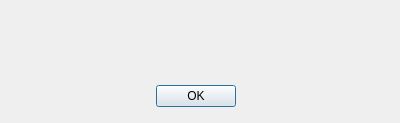
<?xml version="1.0" encoding="UTF-8"?>
<ui version="4.0">
 <class>errorDialog</class>
 <widget class="QDialog" name="errorDialog">
  <property name="geometry">
   <rect>
    <x>0</x>
    <y>0</y>
    <width>400</width>
    <height>123</height>
   </rect>
  </property>
  <property name="windowTitle">
   <string>Dialog</string>
  </property>
  <widget class="QDialogButtonBox" name="buttonBox">
   <property name="geometry">
    <rect>
     <x>10</x>
     <y>80</y>
     <width>371</width>
     <height>32</height>
    </rect>
   </property>
   <property name="orientation">
    <enum>Qt::Orientation::Horizontal</enum>
   </property>
   <property name="standardButtons">
    <set>QDialogButtonBox::StandardButton::Ok</set>
   </property>
   <property name="centerButtons">
    <bool>true</bool>
   </property>
  </widget>
  <widget class="QLabel" name="label">
   <property name="geometry">
    <rect>
     <x>20</x>
     <y>50</y>
     <width>361</width>
     <height>20</height>
    </rect>
   </property>
   <property name="text">
    <string/>
   </property>
  </widget>
 </widget>
 <resources/>
 <connections>
  <connection>
   <sender>buttonBox</sender>
   <signal>accepted()</signal>
   <receiver>errorDialog</receiver>
   <slot>accept()</slot>
   <hints>
    <hint type="sourcelabel">
     <x>248</x>
     <y>254</y>
    </hint>
    <hint type="destinationlabel">
     <x>157</x>
     <y>274</y>
    </hint>
   </hints>
  </connection>
  <connection>
   <sender>buttonBox</sender>
   <signal>rejected()</signal>
   <receiver>errorDialog</receiver>
   <slot>reject()</slot>
   <hints>
    <hint type="sourcelabel">
     <x>316</x>
     <y>260</y>
    </hint>
    <hint type="destinationlabel">
     <x>286</x>
     <y>274</y>
    </hint>
   </hints>
  </connection>
 </connections>
</ui>
